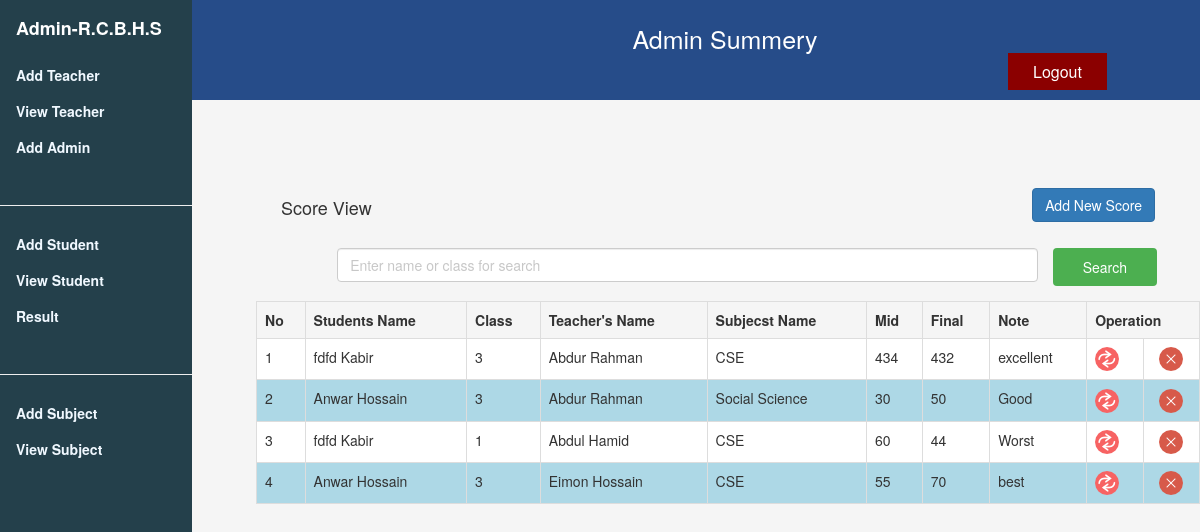
Screenshot of /role/admin/view_result.php with the database file from the repository.
### tables this page shows
CREATE TABLE `stu_score_tbl` (
  `ss_id` int(10) UNSIGNED NOT NULL,
  `stu_id` varchar(50) NOT NULL,
  `class` int(11) NOT NULL,
  `teacher` varchar(50) NOT NULL,
  `sub_id` varchar(50) NOT NULL,
  `miderm` float NOT NULL,
  `final` float NOT NULL,
  `note` varchar(100) NOT NULL
);

### role/admin/view_result.php (the view, shortened to what this page needs)
<?php
$con =mysqli_connect("localhost","root","","sms_db") or die (mysqli_error());
?>
<!DOCTYPE html>
<html>
<head>
<link rel="stylesheet" href="../../assets/css/w3.css">
<link rel="stylesheet" href="../../assets/css/style-main.css">
<link rel="stylesheet" href="../../assets/css/bootstrap-v3.3.css">
<link rel="stylesheet" href="../../assets/css/font-awesome/css/all.css">
<link rel="stylesheet" href="../../assets/css/style-info.css">
<link rel="stylesheet" href="../../assets/css/datepicker.css">
</head>
<div class="w3-sidebar w3-light-grey w3-bar-block" style="width:16% ;top: 0">
  <a style="color:white" href="admin.php"><h4 class="w3-bar-item"><strong>Admin-R.C.B.H.S</strong></h4></a>
  <a href="add-teacher.php" class="w3-bar-item w3-button"> Add Teacher</a>
  <a href="view-teacher.php" class="w3-bar-item w3-button">View Teacher</a>
  <a href="../admin/admin-reg.php" class="w3-bar-item w3-button"> Add Admin</a>
  <hr>
  <a href="add-student.php" class="w3-bar-item w3-button">Add Student</a>
  <a href="view-student.php" class="w3-bar-item w3-button">View Student</a>
  <a href="result_entry.php" class="w3-bar-item w3-button">Result</a>
  <hr>
  <a href="add-subject.php" class="w3-bar-item w3-button">Add Subject</a>
  <a href="view-subject.php" class="w3-bar-item w3-button">View Subject</a>
</div>
<div class="header">
   <h4>Admin Summery <a href="../../role.php" class="button">Logout</a></h4>
</div>>
<div id="main-page" style=margin-left:18% >
  <div class="col-md-12  view-form-style" style="background:transparent">
    <div class="col-md-12 entry-head margin-20b">
        <h4 class="left">Score View</h4>
        <a class="btn btn-primary right" href="result_entry.php">Add New Score</a>
    </div>
    <form role="form" data-toggle="validator" method="post" class="form-horizontal">
        <div class="form-group">
            <div class="col-md-9 col-md-offset-1     col-xs-9 col-sm-10">
                <input type="text" class="form-control" name="searchtxt" Placeholder="Enter name or class for search" autocomplete="off"/></div>
            <input type="submit" name="btnsearch" value="Search" class="btn btn-info"/>
        </div>
    </form>
<div class="table-responsive">
    <table class="table table-bordered">
        <tr>
            <th>No</th>
            <th>Students Name </th>
            <th>Class </th>
            <th>Teacher's Name</th>
            <th>Subjecst Name</th>
            <th>Mid</th>
            <th>Final</th>
            <th>Note</th>
            <th colspan="2">Operation</th>
        </tr>
        <?php
		$key="";
	if($key !="")
    {
        $query="SElECT * FROM stu_score_tbl WHERE stu_id  like '%$key%' or class like '%$key%' ";
        $sql_sel=mysqli_query($con,$query);
    }
	else
    {
        $query="SELECT * FROM stu_score_tbl";
        $sql_sel=mysqli_query($con,$query);
    }
    $i=0;
    while($row=mysqli_fetch_array($sql_sel)){
    $i++;
    $color=($i%2==0)?"lightblue":"white";
    ?>
      <tr bgcolor="<?php echo $color?>">
            <td><?php echo $i;?></td>
            <td><?php echo $row['stu_id'];?></td>
            <td><?php echo $row['class'];?></td>
            <td><?php echo $row['teacher'];?></td>
            <td><?php echo $row['sub_id'];?></td>
            <td><?php echo $row['miderm'];?></td>
            <td><?php echo $row['final'];?></td>
            <td><?php echo $row['note'];?></td>
            <td><a href="edit-result.php?edit_id=<?php echo $row['ss_id'];?>" title="Update"><img src="../../assets/images/update.png" /></a></td>
            <td align="center"><a href="?tag=view_scores&opr=del&rs_id=<?php echo $row['ss_id'];?>"><img src="../../assets/images/delete.png" /></a></td>
        </tr>
    <?php
    }
    ?>
    </table>
</div>
</div>
<body>
</body>

### assets/css/w3.css (style rules this page uses)
html { box-sizing:border-box }
*,*:before,*:after { box-sizing:inherit }
html { -ms-text-size-adjust:100%;-webkit-text-size-adjust:100% }
body { margin:0 }
a { background-color:transparent;-webkit-text-decoration-skip:objects }
img { border-style:none }
hr { box-sizing:content-box;height:0;overflow:visible }
button,input,select,textarea { font:inherit;margin:0 }
button,input { overflow:visible }
button,html [type=button],[type=reset],[type=submit] { -webkit-appearance:button }
html,body { font-family:Verdana,sans-serif;font-size:15px;line-height:1.5 }
html { overflow-x:hidden }
h4 { font-size:20px }
h1,h2,h3,h4,h5,h6 { font-family:"Segoe UI",Arial,sans-serif;font-weight:400;margin:10px 0 }
hr { border:0;border-top:1px solid #eee;margin:20px 0 }
img { vertical-align:middle }
a { color:inherit }
.w3-btn,.w3-button { border:none;display:inline-block;padding:8px 16px;vertical-align:middle;overflow:hidden;text-decoration:none;color:inherit;background-color:inherit;text-align:center;cursor:pointer;white-space:nowrap }
.w3-btn,.w3-button { -webkit-touch-callout:none;-webkit-user-select:none;-khtml-user-select:none;-moz-user-select:none;-ms-user-select:none;user-select:none }
.w3-sidebar { height:100%;width:200px;background-color:#fff;position:fixed!important;z-index:1;overflow:auto }
.w3-bar-block .w3-bar-item { width:100%;display:block;padding:8px 16px;text-align:left;border:none;white-space:normal;float:none;outline:0 }
.w3-light-grey,.w3-hover-light-grey:hover,.w3-light-gray,.w3-hover-light-gray:hover { color:#000!important;background-color:#f1f1f1!important }

### assets/css/style-main.css (style rules this page uses)
.header { overflow: hidden; background-color:#264c89; padding-left:250px; padding-top:15px; position:inherit; width:100%; text-color:white; }
.header h4 { float:none; color: white; text-align: center; text-decoration: none; font-size: 25px; }
#main-page { margin-top:4%; background-color:transparent; }
.w3-sidebar { font-weight: bold; background-color: #24404b !important; color: aliceblue !important; }
.button { background-color:darkred; border: none; color: white; padding: 10px 25px; margin-left: 70%; text-align: center; text-decoration: none; display: inline-block; font-size: 16px; cursor: pointer; }

### assets/css/style-info.css (style rules this page uses)
body { background-color: whitesmoke; }
.left { float: left; margin-left: 10px; }
.right { float: right; margin-right: 30px; }
.margin-20b { margin-bottom: 20px; }
.entry-head { overflow: hidden; }
.view-form-style { margin-left: 20px; background-color: #fff; padding: 20px; border-radius: 5px; }
* { box-sizing: border-box; }
input[type=text], select, textarea { width: 100%; padding: 12px; border: 1px solid #ccc; border-radius: 4px; resize: vertical; }
input[type=submit] { background-color: #4CAF50; color: white; padding: 9px 30px; border: none; border-radius: 4px; cursor: pointer; float: inherit; }

### rows the page displays
stu_score_tbl: stu "fdfd Kabir", class "3", teacher "Abdur Rahman", sub "CSE", miderm "434", final "432", note "excellent"
stu_score_tbl: stu "Anwar Hossain", class "3", teacher "Abdur Rahman", sub "Social Science", miderm "30", final "50", note "Good"
stu_score_tbl: stu "fdfd Kabir", class "1", teacher "Abdul Hamid", sub "CSE", miderm "60", final "44", note "Worst"
stu_score_tbl: stu "Anwar Hossain", class "3", teacher "Eimon Hossain", sub "CSE", miderm "55", final "70", note "best"
